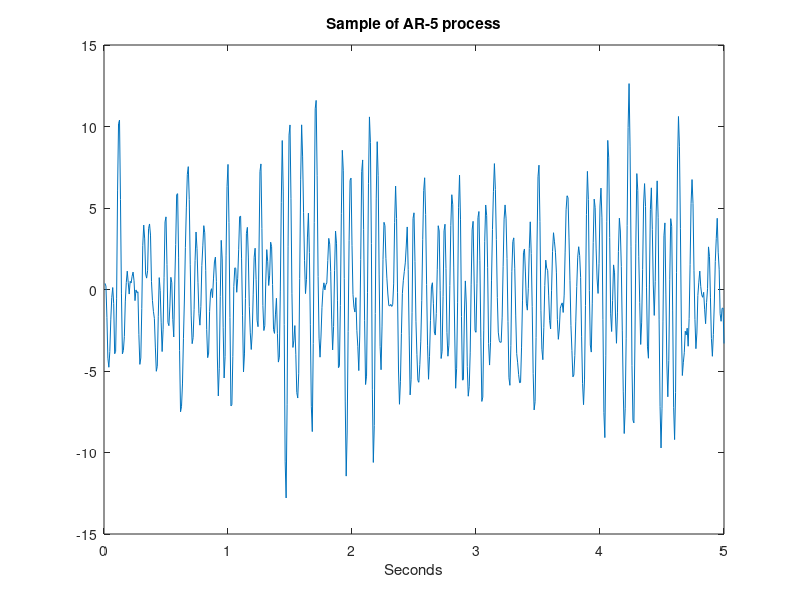

Recreate this plot in MATLAB. (Note: this script raises an error after producing the figure.)

% This script simulates time-series data from a 5th-order autoregressive process using known coefficients.
% It compares estimated parameters to true ones

% Time parameters
secs=5; % Signal duration
ns=128; % Sampling rate
t=[1/ns:1/ns:secs]; % Time vector
N=length(t);    % Time points

% Noise parameters
noise_var=1^2;  % Varaince of white noise
noise=sqrt(noise_var)*randn(1,N);   % Generate noise

% True AR coefficients
a_true=[-1.8517,1.3741,0.1421,-0.6852,0.3506];

% Generate AR process
y=filter(1,[1,a_true],noise);
y=y(1:N);   % Crop

%Plot simulated signal
figure
plot(t,y);
xlabel('Seconds');
title('Sample of AR-5 process');

% Calculate signal-to-noise ratio
total_variance=std(y)^2;
signal_variance=total_variance-noise_var;
snr=sqrt(signal_variance)/sqrt(noise_var);
disp(sprintf('SNR=%1.3f',snr));

% Model estimation

disp('For model order p=5');
ar=spm_ar (y,5);    % Estimate AR model of order 5

% Compare true and estimated AR coefficients
disp(' ');
disp('True coefficients');
disp(a_true);
disp(' ');
disp('Estimated coefficients');
disp(ar.a_mean');

% Test models from order p=1 to p=10
for p=1:10,
    disp(sprintf('Now fitting model with p=%d coefficients',p));
    ar=spm_ar (y,p,0);
    logev(p)=ar.fm; % Model evidence
end

% Normalise log evidences
logev=logev-min(logev);

% Plot model evidence
figure
bar(logev);
ylabel('Log Evidence');
xlabel('Model order');